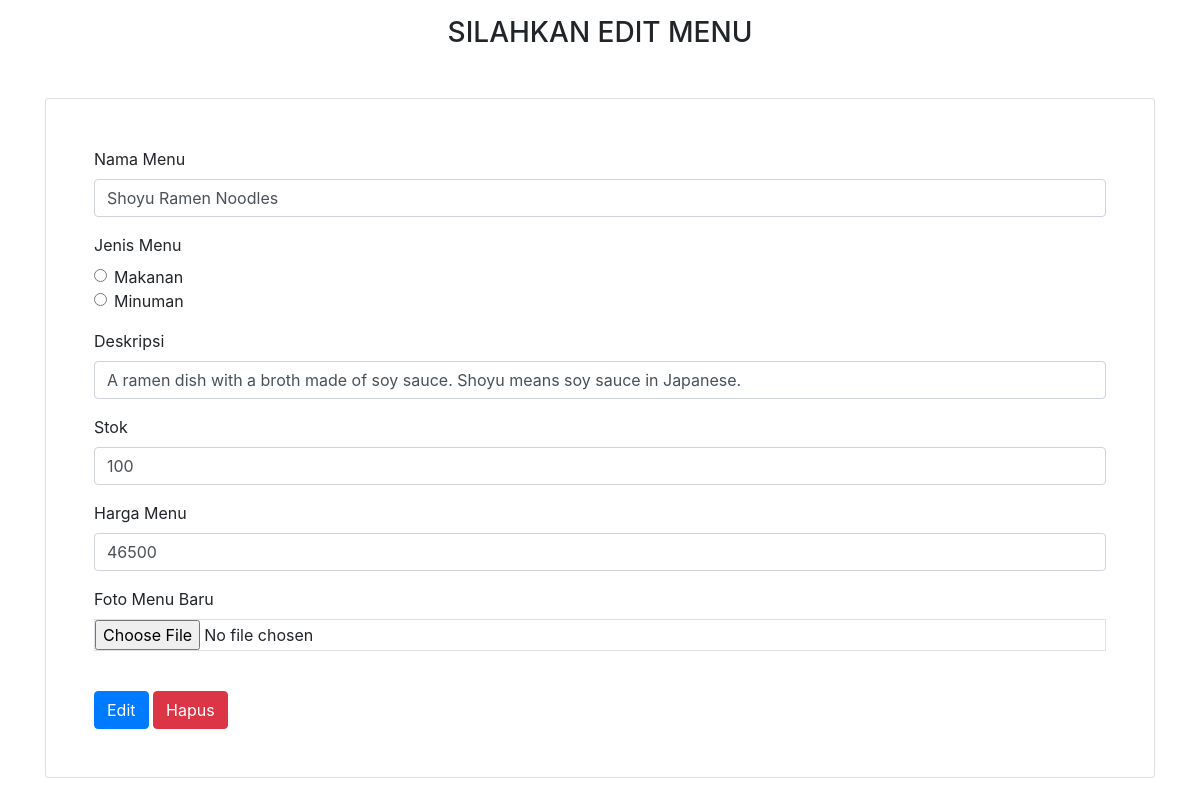
The app's page /edit_menu.php?id_menu=5 (signed in) with its own data.
### tables this page shows
CREATE TABLE `product` (
  `id_menu` int(11) NOT NULL,
  `nama_menu` varchar(50) NOT NULL,
  `jenis_menu` varchar(50) NOT NULL,
  `deskripsi` varchar(225) NOT NULL,
  `stok` int(50) NOT NULL,
  `harga` int(50) NOT NULL,
  `gambar` varchar(100) NOT NULL
);

### edit_menu.php (the view, shortened to what this page needs)
<?php
include('koneksi.php');
$id_menu = $_GET['id_menu'];
$ambil = mysqli_query($koneksi, "SELECT * FROM product WHERE id_menu='$id_menu'");
$result = mysqli_fetch_all($ambil, MYSQLI_ASSOC);
?>
<!doctype html>
<html lang="en">
  <head>
    <link rel="stylesheet" href="https://stackpath.bootstrapcdn.com/bootstrap/4.4.1/css/bootstrap.min.css">
    <link rel="stylesheet" type="text/css" href="">
    <link rel="stylesheet" type="text/css" href="fontawesome/css/all.min.css">
    <link rel="stylesheet" type="text/css" href="css/bootstrap.min.css">
  </head>
  <body>
  <div class="container">
    <h3 class="text-center mt-3 mb-5">SILAHKAN EDIT MENU</h3>
    <div class="card p-5 mb-5">
      <form method="POST" action="edit.php" enctype="multipart/form-data">
        <div class="form-group">
          <label for="menu1">Nama Menu</label>
          <input type="text" class="form-control" id="menu1" name="nama_menu" value="<?php echo $result[0]['nama_menu'] ?>">
        </div>
        <div class="form-group">
          <label for="#">Jenis Menu</label>
          <div class="form-check">
            <label class="form-check-label">
              <input type="radio" class="form-check-input" name="jenis_menu" value="Makanan">Makanan
            </label>
          </div>
          <div class="form-check">
            <label class="form-check-label">
              <input type="radio" class="form-check-input" value="Minuman" name="jenis_menu">Minuman
            </label>
          </div>
         </div>
         <div class="form-group">
          <label for="menu1">Deskripsi</label>
          <input type="text" class="form-control" id="deskripsi1" name="deskripsi" value="<?php echo $result[0]['deskripsi'] ?>">
        </div>
        <div class="form-group">
          <label for="stok1">Stok</label>
          <input type="text" class="form-control" id="stok1" name="stok" value="<?php echo $result[0]['stok'] ?>">
        </div>
        <div class="form-group">
          <label for="harga1">Harga Menu</label>
          <input type="text" class="form-control" id="harga1" name="harga" value="<?php echo $result[0]['harga'] ?>">
        </div>
        <div class="form-group">
          <label for="gambar">Foto Menu Baru</label>
          <input type="file" class="form-control-file border" id="gambar" name="gambar">
        </div><br>
        <button type="submit" class="btn btn-primary" name="tambah">Edit</button>
        <button type="reset" class="btn btn-danger" name="reset">Hapus</button>
  </div>
  </div>
  </body>
</html>

### records on screen
product: nama_menu "Shoyu Ramen Noodles", deskripsi "A ramen dish with a broth made of soy sauce. Shoyu means soy sauce in Japanese.", stok "100", harga "46500"
